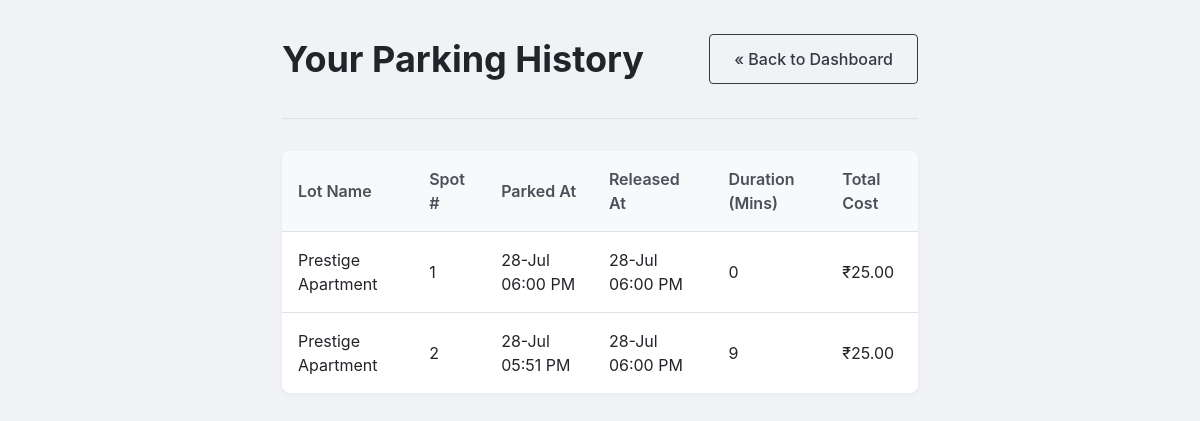
/user/history (signed in), run on an earlier commit of the app's database.
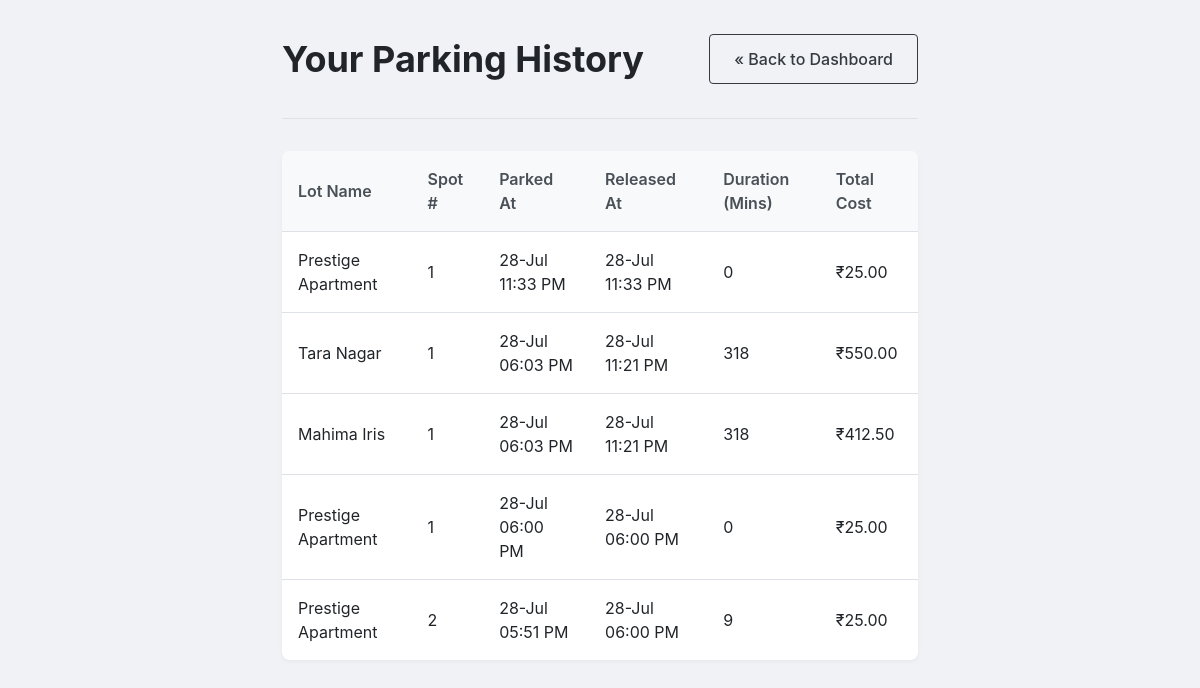
And on a later commit of the database.
### models/database.py (models this page shows)
class Reservation(db.Model):
    __tablename__ = 'reservation'
    id = db.Column(db.Integer, primary_key=True)
    spot_id = db.Column(db.Integer, db.ForeignKey('parking_spot.id'), nullable=False)
    user_id = db.Column(db.Integer, db.ForeignKey('user.id'), nullable=False)
    start_time = db.Column(db.DateTime, nullable=True)
    end_time = db.Column(db.DateTime, nullable=True)
    total_cost = db.Column(db.Float, nullable=True)

class ParkingLot(db.Model):
    __tablename__ = 'parking_lot'
    id = db.Column(db.Integer, primary_key=True)
    name = db.Column(db.String(50), nullable=False)
    address = db.Column(db.String(100), nullable=False)
    pincode = db.Column(db.String(10), nullable=False)
    capacity = db.Column(db.Integer, nullable=False)
    price_per_hour = db.Column(db.Float, nullable=False)
    spots = db.relationship('ParkingSpot', backref='lot', lazy=True, cascade="all, delete-orphan")

class ParkingSpot(db.Model):
    __tablename__ = 'parking_spot'
    id = db.Column(db.Integer, primary_key=True)
    lot_id = db.Column(db.Integer, db.ForeignKey('parking_lot.id'), nullable=False)
    spot_number = db.Column(db.Integer, nullable=False)
    status = db.Column(db.String(1), default='A', nullable=False) # 'A' for Available, 'O' for Occupied, 'R' for Reserved
    reservations = db.relationship('Reservation', backref='spot', lazy=True, cascade="all, delete-orphan")

### routes/user_routes.py (the view)
@user_bp.route('/user/history')
def parking_history():
    if 'user_id' not in session:
        flash('You must be logged in to view this page.', 'danger')
        return redirect(url_for('auth.login'))
    completed_reservations = Reservation.query.filter(
        Reservation.user_id == session['user_id'],
        Reservation.end_time.is_not(None)
    ).order_by(Reservation.end_time.desc()).all()
    return render_template('user/history.html', reservations=completed_reservations)

### app.py (called while the page is built)
def to_ist(utc_dt):
    if utc_dt is None:
        return ""
    utc_dt = utc_dt.replace(tzinfo=ZoneInfo("UTC"))
    return utc_dt.astimezone(ZoneInfo("Asia/Kolkata"))

### templates/user/history.html
{% extends "layout.html" %}
{% block content %}
<div class="dashboard-container">
    <div class="dashboard-header">
        <h1>Your Parking History</h1>
        <a href="{{ url_for('user.user_dashboard') }}" class="btn btn-outline">&laquo; Back to Dashboard</a>
    </div>
    <hr>
    {% if reservations %}
    <table class="data-table">
        <thead>
            <tr>
                <th>Lot Name</th>
                <th>Spot #</th>
                <th>Parked At</th>
                <th>Released At</th>
                <th>Duration (Mins)</th>
                <th>Total Cost</th>
            </tr>
        </thead>
        <tbody>
            {% for res in reservations %}
            <tr>
                <td>{{ res.spot.lot.name }}</td>
                <td>{{ res.spot.spot_number }}</td>
                <td>{{ (res.start_time | to_ist).strftime('%d-%b %I:%M %p') }}</td>
                <td>{{ (res.end_time | to_ist).strftime('%d-%b %I:%M %p') }}</td>
                {% set duration = (res.end_time - res.start_time).total_seconds() / 60 %}
                <td>{{ "%.0f"|format(duration) }}</td>
                <td>₹{{ "%.2f"|format(res.total_cost) }}</td>
            </tr>
            {% endfor %}
        </tbody>
    </table>
    {% else %}
    <div class="card-placeholder">
        <p>You have no completed parking sessions yet.</p>
    </div>
    {% endif %}
</div>
{% endblock %}

What changed in the data, as far as the page shows it:
now on this page (row edited): Reservation: spot.lot.name "Prestige Apartment", spot.spot_number "1", start_time "28-Jul 11:33 PM", end_time "28-Jul 11:33 PM", duration "0", total_cost "25.00"
now on this page (row edited): Reservation: spot.lot.name "Tara Nagar", spot.spot_number "1", start_time "28-Jul 06:03 PM", end_time "28-Jul 11:21 PM", duration "318", total_cost "550.00"
now on this page (row edited): Reservation: spot.lot.name "Mahima Iris", spot.spot_number "1", start_time "28-Jul 06:03 PM", end_time "28-Jul 11:21 PM", duration "318", total_cost "412.50"
